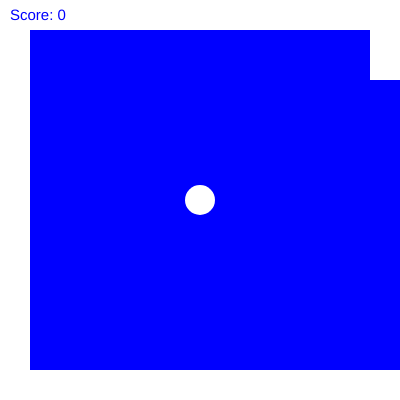
Frame 1 (no input)
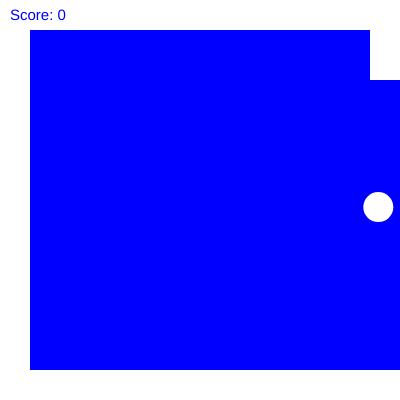
Frame 60 (no input)
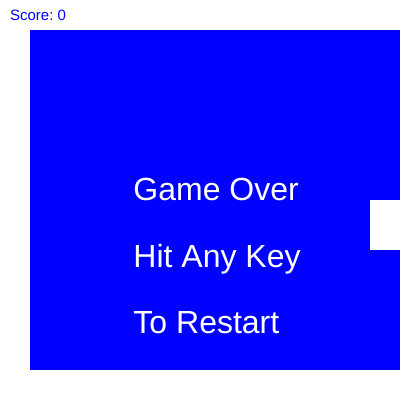
Frame 120 (the mouse pressed at the canvas centre since frame 60)

The p5.js sketch that drew these frames (run headless with seeded random() and noise() and a simulated clock; from frame 60 on, the mouse is pressed at the canvas centre):

// p5.js sketch
// ── sketch.js
const ballSize = 30;
const wallThickness = 30;
const speed = 0.5;
let ballDirection;
let ballPosition;
let mousePos;
let paddleLength = 50;
let score = 0;

let gameOver = false;

function setup() {
  createCanvas(400, 400);
  ballDirection = createVector(-1 * random(0, width), random(0, height / 20));
  ballDirection.normalize();
  ballPosition = createVector(width / 2, height / 2);
  mousePos = height / 2;
}

function draw() {
  if (gameOver == false) {
    background(0, 0, 255);
    fill(255);
    noStroke();
    rect(0, 0, width, wallThickness);
    rect(0, 0, wallThickness, height);
    rect(0, height - wallThickness, height, wallThickness);
    circle(ballPosition.x, ballPosition.y, ballSize);
    fill(0, 0, 255);
    textSize(15);
    text("Score: " + str(score), 10, 20);
    fill(255);

    mousePos = mouseY;
    if (mousePos < wallThickness) {
      mousePos = wallThickness;
    }
    if (mousePos > height - wallThickness - paddleLength) {
      mousePos = height - wallThickness - paddleLength;
    }

    rect(width - wallThickness, mousePos, wallThickness, paddleLength);

    ballPosition.x += ballDirection.x * deltaTime * speed;
    ballPosition.y += ballDirection.y * deltaTime * speed;
    if (ballPosition.x - ballSize / 2 <= wallThickness) {
      ballPosition.x = ballSize / 2 + wallThickness;
      ballDirection.x *= -1;
    }
    if (ballPosition.x >= width + ballSize) {
      gameOver = true;
      textSize(32);
      text("Game Over", width / 3, height / 2);
      text("Hit Any Key", width / 3, (height * 2) / 3);
      text("To Restart", width / 3, (height * 5) / 6);
    }

    if (ballPosition.y - ballSize / 2 <= wallThickness) {
      ballPosition.y = ballSize / 2 + wallThickness;
      ballDirection.y *= -1;
    }

    if (ballPosition.y + ballSize / 2 >= height - wallThickness) {
      ballPosition.y = height - ballSize / 2 - wallThickness;
      ballDirection.y *= -1;
    }

    if (
      ballPosition.x + ballSize / 2 >= width - wallThickness &&
      ballPosition.x + ballSize / 2 < width - wallThickness + 10 &&
      ballPosition.y > mousePos &&
      ballPosition.y < mousePos + paddleLength
    ) {
      ballPosition.x = width - ballSize / 2 - wallThickness;
      ballDirection.x *= -1;
      score++;
    }
  }
}

function keyPressed() {
  if (gameOver == true) {
    gameOver = false;
    ballDirection = createVector(-1 * random(0, width), random(0, height));
    ballDirection.normalize();
    ballPosition = createVector(width / 2, height / 2);
    mousePos = height / 2;
    score = 0
  }
}
